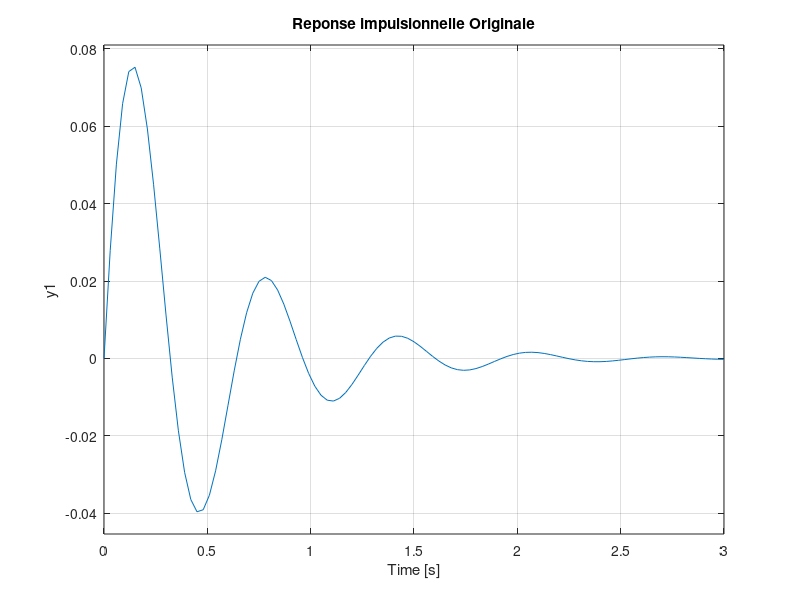

Source code (MATLAB): (Note: this script raises an error after producing the figure.)
%%  S5 - APP3 - FORMATIF PRATIQUE- PRATIQUE_Q3.M
%   Auteur:     Giuseppe Lomonaco
%   CIP:        LOMG2301

%   Date de creation:                       05-Octobre-2023
%   Date de derniere modification:          05-Octobre-2023

%   DESCRIPTION:    pratique formatif pratique question 3

clc
close all
clear all


% soit un systeme decrit par
A = [0          1;
     -100       -4];

B = [0;
     1];

C = [1      0];

D = [0];






%% a) calculer et tracer la repomse a limpulsion

[num, den] = ss2tf(A, B, C, D);
TF = tf(num, den)

figure
impulse(TF)
title("Reponse impulsionnelle Originale")
grid on




%% b) reponse a un echelon de 50
t = 0:0.01:10;
u1 = 50 * ones(size(t));

y0 = lsim(num, den, u1, t);

figure
plot(t, y0)
grid on



%% c) simuler la repnse des etats x(t) = [x1(t)    x2(t)]' lorsque lentree est:
% u(t) = 100 pour 0 <= t < 2
% u(t) = 20  pour t > 2

t = 0:0.01:10;
u = zeros(size(t));
u(t<2) = 100;
u(t>=2) = 20;

sys = ss(A, B, C, D);

x0 = [  0     1]';

yC = lsim(sys, u, t, x0)

y = lsim(num, den, u1, t)

figure
plot(t, yC, t, y)
















